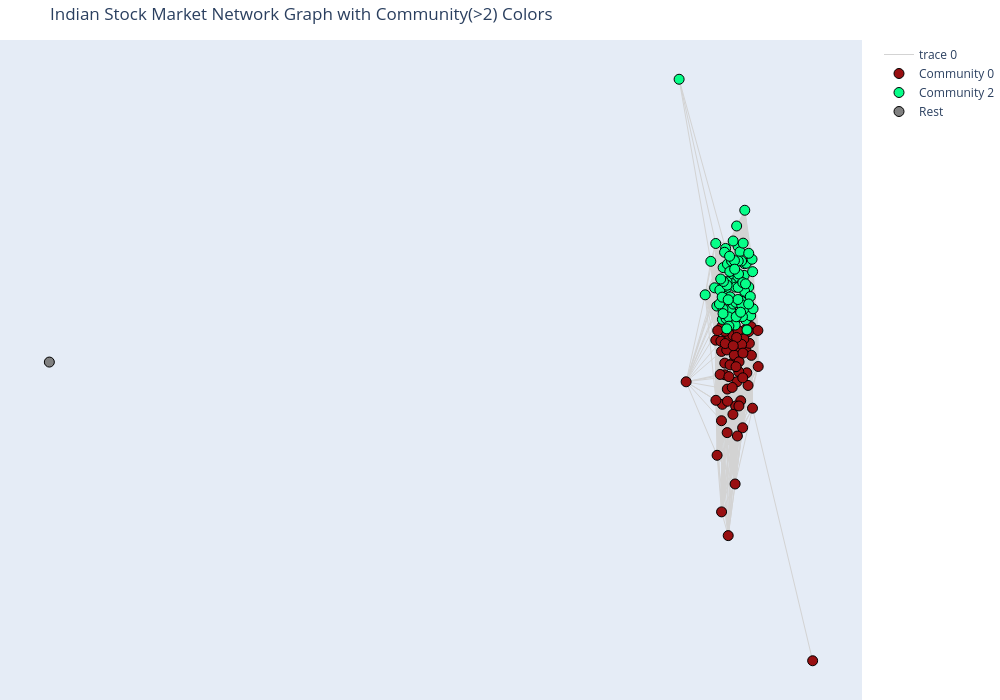

Notebook cell for this chart:
### Code cell
# Apply Louvain community detection
partition = community.best_partition(G)

# Count nodes in each community
community_sizes = {}
for node, comm in partition.items():
    community_sizes[comm] = community_sizes.get(comm, 0) + 1

# Filter communities with more than 3 nodes
filtered_communities = {comm for comm, size in community_sizes.items() if size > 2}

# Assign colors: Unique for filtered communities, gray for others
unique_communities = set(partition.values())
colors = {
    comm: f"rgb({np.random.randint(0,255)}, {np.random.randint(0,255)}, {np.random.randint(0,255)})"
    if comm in filtered_communities else "gray"
    for comm in unique_communities
}

# Node positions
pos = nx.spring_layout(G)

# Create edges
edge_x, edge_y = [], []
for edge in G.edges():
    x0, y0 = pos[edge[0]]
    x1, y1 = pos[edge[1]]
    edge_x.extend([x0, x1, None])
    edge_y.extend([y0, y1, None])

edge_trace = go.Scatter(
    x=edge_x, y=edge_y,
    line=dict(width=1, color="lightgray"),
    hoverinfo="none",
    mode="lines"
)

# Create separate traces for filtered and random communities
node_traces = []
random_x, random_y, random_text = [], [], []  # To store nodes in small communities

for comm in unique_communities:
    node_x, node_y, node_text = [], [], []
    for node in G.nodes():
        if partition[node] == comm:
            x, y = pos[node]
            if comm in filtered_communities:
                node_x.append(x)
                node_y.append(y)
                node_text.append(f"Node {node} - Community {comm}")
            else:
                random_x.append(x)
                random_y.append(y)
                random_text.append(f"Node {node} - Rest")

    # Plot only filtered communities separately
    if comm in filtered_communities:
        node_trace = go.Scatter(
            x=node_x, y=node_y,
            mode="markers",
            marker=dict(size=10, color=colors[comm], line=dict(width=1, color="black")),
            text=node_text,
            hoverinfo="text",
            name=f"Community {comm}"  # Each filtered community has a separate legend entry
        )
        node_traces.append(node_trace)

# Add a single trace for all "Random" nodes
if random_x:
    random_trace = go.Scatter(
        x=random_x, y=random_y,
        mode="markers",
        marker=dict(size=10, color="gray", line=dict(width=1, color="black")),
        text=random_text,
        hoverinfo="text",
        name="Rest"  # All small communities are grouped in one legend entry
    )
    node_traces.append(random_trace)

# Create the final figure
fig = go.Figure()
fig.add_trace(edge_trace)  # Add edges
for trace in node_traces:
    fig.add_trace(trace)  # Add nodes

fig.update_layout(
    title="Indian Stock Market Network Graph with Community(>2) Colors",
    showlegend=True,
    hovermode="closest",
    width=1000,
    height=700,
    margin=dict(b=0, l=0, r=0, t=40),
    xaxis=dict(showgrid=False, zeroline=False, showticklabels=False),
    yaxis=dict(showgrid=False, zeroline=False, showticklabels=False),
)

fig.show()

### Figure 1 — Plotly figure (JSON) as saved in the notebook; plotly's stock layout.template omitted (floating-point values rounded to 4 significant figures; data arrays with more than 128 entries replaced by an {"elided": "..."} marker saying what was removed)
{"data": [{"hoverinfo": "none", "line": {"color": "lightgray", "width": 1}, "mode": "lines", "type": "scatter", "x": {"elided": "23226 float values"}, "y": {"elided": "23226 float values"}}, {"hoverinfo": "text", "marker": {"color": "rgb(152, 15, 17)", "line": {"color": "black", "width": 1}, "size": 10}, "mode": "markers", "name": "Community 0", "text": ["Node ABB.NS - Community 0", "Node ADANIENT.NS - Community 0", "Node ADANIPORTS.NS - Community 0", "Node APOLLOHOSP.NS - Community 0", "Node ASIANPAINT.NS - Community 0", "Node ATUL.NS - Community 0", "Node AXISBANK.NS - Community 0", "Node BAJAJ-AUTO.NS - Community 0", "Node BAJAJFINSV.NS - Community 0", "Node BERGEPAINT.NS - Community 0", "Node BOSCHLTD.NS - Community 0", "Node BRITANNIA.NS - Community 0", "Node BSOFT.NS - Community 0", "Node CANFINHOME.NS - Community 0", "Node HINDUNILVR.NS - Community 0", "Node COFORGE.NS - Community 0", "Node M&MFIN.NS - Community 0", "Node NAVINFLUOR.NS - Community 0", "Node NESTLEIND.NS - Community 0", "Node SUNTV.NS - Community 0", "Node TORNTPOWER.NS - Community 0", "Node UPL.NS - Community 0", "Node CYIENT.NS - Community 0", "Node DIVISLAB.NS - Community 0", "Node CHAMBLFERT.NS - Community 0", "Node GLENMARK.NS - Community 0", "Node GRANULES.NS - Community 0", "Node COLPAL.NS - Community 0", "Node COROMANDEL.NS - Community 0", "Node CUB.NS - Community 0", "Node CUMMINSIND.NS - Community 0", "Node DABUR.NS - Community 0", "Node GNFC.NS - Community 0", "Node GODREJCP.NS - Community 0", "Node HCLTECH.NS - Community 0", "Node HEROMOTOCO.NS - Community 0", "Node HFCL.NS - Community 0", "Node ICICIBANK.NS - Community 0", "Node KEI.NS - Community 0", "Node KOTAKBANK.NS - Community 0", "Node LT.NS - Community 0", "Node MARICO.NS - Community 0", "Node MFSL.NS - Community 0", "Node MOTHERSON.NS - Community 0", "Node NAUKRI.NS - Community 0", "Node OFSS.NS - Community 0", "Node PEL.NS - Community 0", "Node RAMCOCEM.NS - Community 0", "Node PIDILITIND.NS - Community 0", "Node POONAWALLA.NS - Community 0", "Node POWERGRID.NS - Community 0", "Node TATAELXSI.NS - Community 0", "Node RELIANCE.NS - Community 0", "Node SHRIRAMFIN.NS - Community 0", "Node SIEMENS.NS - Community 0", "Node SUPREMEIND.NS - Community 0", "Node TATACOMM.NS - Community 0", "Node TCS.NS - Community 0", "Node TECHM.NS - Community 0", "Node TITAN.NS - Community 0", "Node TORNTPHARM.NS - Community 0", "Node TRENT.NS - Community 0", "Node WIPRO.NS - Community 0", "Node YESBANK.NS - Community 0", "Node PHOENIXLTD.NS - Community 0"], "type": "scatter", "x": [-0.01059, -0.01195, 0.005826, -0.008281, -0.002063, -0.003591, 0.005646, 0.01396, 0.01496, -0.06393, 0.02421, 0.01628, 0.004558, -0.02034, 0.008848, -0.003407, -0.007113, 0.02527, -0.01181, 0.000198, -0.01189, -0.01839, 0.0316, -0.01143, 0.03365, -0.002829, 0.02712, -0.004251, 0.02903, 0.004822, 0.0131, 0.01091, 0.03205, -0.007029, 0.006787, 0.01912, 0.02228, 0.0282, 0.00385, 0.01389, 0.02099, 0.04203, -0.003156, -0.01394, 0.00487, -0.007065, 0.01339, -0.0175, 0.008083, -0.01281, 0.01767, 0.01142, 0.04158, 0.000638, 0.01246, -0.001051, -0.02015, 0.01028, 0.01961, -0.006454, 0.0193, 0.005323, 0.009468, 0.1221, 0.0137], "y": [-0.03812, -0.04611, -0.008923, -0.007085, -0.102, -0.0519, -0.002425, -0.009031, -0.003284, -0.02716, -0.01219, -0.0364, -0.01798, -0.006916, -0.03893, -0.03072, -0.01809, -0.02281, -0.09046, -0.005103, -0.0124, -0.06293, -0.0003019, -0.000295, -0.04001, -0.009534, -0.02893, -0.01167, -0.008439, -0.004533, -0.01147, -0.02713, -0.01431, -0.02377, -0.01417, -0.04955, -0.00203, -0.002724, -0.02991, -0.01744, -0.00631, -0.01973, -0.03664, -0.02358, -0.04301, -0.002603, -0.02222, -0.002248, -0.07688, -0.007364, -0.008959, -0.05354, -0.002203, -0.01895, -0.002271, -0.02464, -0.03618, -0.005601, -0.0132, -0.008551, -0.02523, -0.00963, -0.01981, -0.1629, -0.03892]}, {"hoverinfo": "text", "marker": {"color": "rgb(6, 254, 136)", "line": {"color": "black", "width": 1}, "size": 10}, "mode": "markers", "name": "Community 2", "text": ["Node AARTIIND.NS - Community 2", "Node ABBOTINDIA.NS - Community 2", "Node ACC.NS - Community 2", "Node AMBUJACEM.NS - Community 2", "Node APOLLOTYRE.NS - Community 2", "Node ASHOKLEY.NS - Community 2", "Node ASTRAL.NS - Community 2", "Node AUROPHARMA.NS - Community 2", "Node BAJFINANCE.NS - Community 2", "Node BALKRISIND.NS - Community 2", "Node BANKBARODA.NS - Community 2", "Node BANKINDIA.NS - Community 2", "Node BATAINDIA.NS - Community 2", "Node BEL.NS - Community 2", "Node BHARATFORG.NS - Community 2", "Node BHARTIARTL.NS - Community 2", "Node BHEL.NS - Community 2", "Node BIOCON.NS - Community 2", "Node BPCL.NS - Community 2", "Node CANBK.NS - Community 2", "Node INDIANB.NS - Community 2", "Node JINDALSTEL.NS - Community 2", "Node CESC.NS - Community 2", "Node MARUTI.NS - Community 2", "Node SHREECEM.NS - Community 2", "Node SOLARINDS.NS - Community 2", "Node TATACONSUM.NS - Community 2", "Node CONCOR.NS - Community 2", "Node DRREDDY.NS - Community 2", "Node INDUSINDBK.NS - Community 2", "Node CGPOWER.NS - Community 2", "Node CHOLAFIN.NS - Community 2", "Node CIPLA.NS - Community 2", "Node ESCORTS.NS - Community 2", "Node GRASIM.NS - Community 2", "Node JKCEMENT.NS - Community 2", "Node LICHSGFIN.NS - Community 2", "Node DLF.NS - Community 2", "Node EICHERMOT.NS - Community 2", "Node EXIDEIND.NS - Community 2", "Node FEDERALBNK.NS - Community 2", "Node GAIL.NS - Community 2", "Node GMRAIRPORT.NS - Community 2", "Node HAVELLS.NS - Community 2", "Node HDFCBANK.NS - Community 2", "Node HINDALCO.NS - Community 2", "Node HINDPETRO.NS - Community 2", "Node IDEA.NS - Community 2", "Node IGL.NS - Community 2", "Node INDHOTEL.NS - Community 2", "Node INFY.NS - Community 2", "Node IOC.NS - Community 2", "Node IPCALAB.NS - Community 2", "Node ITC.NS - Community 2", "Node JSWSTEEL.NS - Community 2", "Node LUPIN.NS - Community 2", "Node M&M.NS - Community 2", "Node MPHASIS.NS - Community 2", "Node MRF.NS - Community 2", "Node NATIONALUM.NS - Community 2", "Node NCC.NS - Community 2", "Node PAGEIND.NS - Community 2", "Node PETRONET.NS - Community 2", "Node PNB.NS - Community 2", "Node NTPC.NS - Community 2", "Node ONGC.NS - Community 2", "Node SAIL.NS - Community 2", "Node PFC.NS - Community 2", "Node SUNPHARMA.NS - Community 2", "Node SBIN.NS - Community 2", "Node SRF.NS - Community 2", "Node TATACHEM.NS - Community 2", "Node TATAMOTORS.NS - Community 2", "Node TATASTEEL.NS - Community 2", "Node TVSMOTOR.NS - Community 2", "Node ULTRACEMCO.NS - Community 2", "Node UNIONBANK.NS - Community 2", "Node VEDL.NS - Community 2", "Node VOLTAS.NS - Community 2", "Node ZYDUSLIFE.NS - Community 2"], "type": "scatter", "x": [0.003889, 0.0125, 0.004583, 0.02142, -0.009519, 0.02747, 0.02702, -0.004653, 0.02225, -0.003161, 0.002898, 0.02807, 0.01226, 0.01526, 0.02367, 0.01312, 0.02556, 0.002688, -0.02036, -0.008196, -0.0106, 0.008643, -0.02209, 0.01085, 0.02385, -0.00516, -0.003881, 0.01035, 0.00159, 0.02169, 0.02455, -0.0188, 0.005196, 0.0007991, 0.01622, -0.01432, 0.01723, 0.005268, -0.005919, 0.02208, 0.01252, -0.007415, -0.001778, 0.03093, 0.01885, -0.003744, -0.02765, -0.07424, 0.01937, 0.0338, 0.008232, -0.009112, -0.03591, -0.001041, 0.02338, 0.009661, -0.009779, 0.009223, 0.01991, 0.01757, -0.0131, 0.01773, 0.03297, 0.0002821, -0.009683, 0.03447, 0.01274, 0.007102, -6.502e-05, 0.007429, 0.0162, -0.004187, -0.01495, 0.0223, 0.03047, -0.01094, 0.02796, 0.01216, 0.02808, -0.002092], "y": [0.00311, 0.03868, 0.02455, 0.02459, 0.02841, 0.01466, 0.006874, 0.01835, 0.0146, 0.03008, 0.03159, 0.01896, 0.02327, 0.0361, 0.002897, 0.02531, -0.001947, 0.0206, 0.04014, 0.0145, 0.003199, 0.0189, 0.01857, 0.004161, 0.007935, 0.003618, 0.02155, 0.04865, 0.008456, 0.03032, 0.03049, 0.009678, 0.04135, 0.01414, 0.01998, 0.01747, 0.01203, 0.01066, 0.03771, 0.01688, 0.01874, 0.03587, 0.004405, 0.004933, 0.00457, 0.01984, 0.03144, 0.12, 0.0211, 0.02642, 0.0004483, 0.02164, 0.01515, -9.722e-05, 0.0205, 0.004467, 0.008282, 0.01145, 0.04029, 0.03161, 0.02284, 0.01029, 0.03246, 0.0265, 0.00601, 0.008361, 0.03161, 0.03181, 0.03393, 0.02762, 0.006679, -0.001384, 0.01069, 0.0563, 0.01433, 0.01403, 0.0107, 0.01287, 0.03535, 0.01276]}, {"hoverinfo": "text", "marker": {"color": "gray", "line": {"color": "black", "width": 1}, "size": 10}, "mode": "markers", "name": "Rest", "text": ["Node TATAPOWER.NS - Rest"], "type": "scatter", "x": [-1], "y": [-0.01757]}], "layout": {"height": 700, "hovermode": "closest", "margin": {"b": 0, "l": 0, "r": 0, "t": 40}, "showlegend": true, "title": {"text": "Indian Stock Market Network Graph with Community(>2) Colors"}, "width": 1000, "xaxis": {"showgrid": false, "showticklabels": false, "zeroline": false}, "yaxis": {"showgrid": false, "showticklabels": false, "zeroline": false}}}
